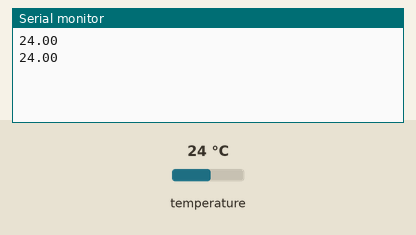
A program run on a simulated Seeed XIAO ESP32-C3. On the bench: the last lines printed to the serial monitor. The inputs (shaded band) are chosen by the test bench; at power-on: temperature 24 °C.

Above: at 2.2 s.
2.3 s: temperature set to 12 °C
At 3.6 s:
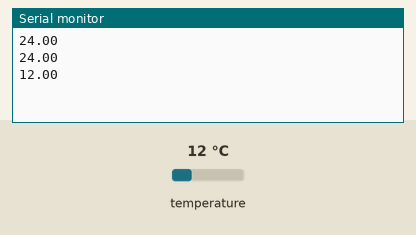
3.8 s: temperature set to 19 °C
At 4.8 s:
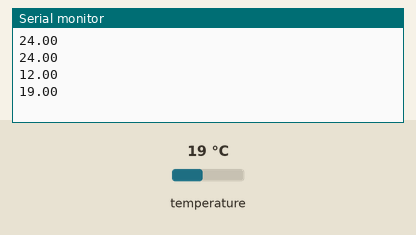
Timing chart, 0 to 6.8 s (numbered marks = the images above; inputs shaded):
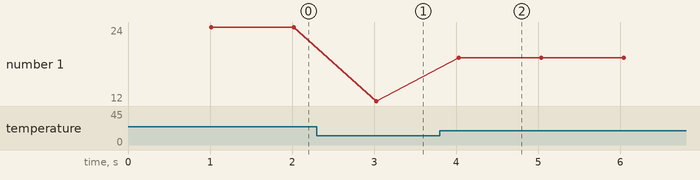

Measured:
- after the input at 2.3 s, the serial monitor: prints a new line after 0.73 s (image 1)
- after the input at 3.8 s, the serial monitor: prints a new line after 0.23 s (image 2)
- plotted number 1: 24 → 12 after the input at 2.3 s, 12 → 19 after the input at 3.8 s

The program:

main.cpp
```cpp
/*
        _          _ ______ _____ _____
       (_)        | |  ____|  __ \_   _|
  _ __  ___  _____| | |__  | |  | || |
 | '_ \| \ \/ / _ \ |  __| | |  | || |
 | |_) | |>  <  __/ | |____| |__| || |_
 | .__/|_/_/\_\___|_|______|_____/_____|
 | |
 |_|

www.pixeledi.eu | https://linktr.ee/pixeledi
DS18b20 Onewire | V1.0 | 05.2023

Source
https://arduino.stackexchange.com/questions/67150/ds18b20-with-only-onewire-library

*/

#include <Arduino.h>
#include <OneWire.h>
float dallas(int x,byte start){
    OneWire ds(x);
    byte i;
    byte data[2];
    int16_t result;
    float temperature;
    do{
        ds.reset();
        ds.write(0xCC);
        ds.write(0xBE);
        for (int i = 0; i < 2; i++) data[i] = ds.read();
        result=(data[1]<<8) |data[0];
        // Here you could print out the received bytes as binary, as requested in my comment:
        // Serial.println(result, BIN);
        int16_t whole_degree = (result & 0x07FF) >> 4; // cut out sign bits and shift
        temperature = whole_degree + 0.5*((data[0]&0x8)>>3) + 0.25*((data[0]&0x4)>>2) + 0.125*((data[0]&0x2)>>1) + 0.625*(data[0]&0x1);
        if (data[1]&128) temperature*=-1;
        ds.reset();
        ds.write(0xCC);
        ds.write(0x44, 1);
        if (start) delay(1000);
    } while (start--);
    return temperature;
}
void setup(){
  //Adding Serial.begin(9600); for printing the received bytes here
  Serial.begin(115200);
  dallas(A3,1);
}
void loop(){
  float currentTemp = dallas(A3,0);
  Serial.println(currentTemp);
  delay(1000);
}
```
